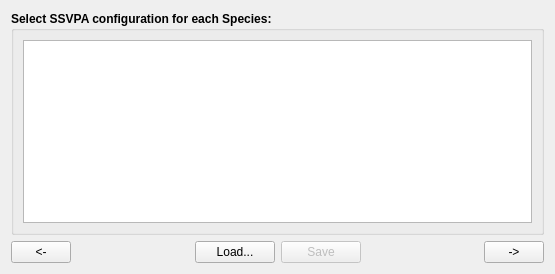
<?xml version="1.0" encoding="UTF-8"?>
<ui version="4.0">
 <class>MSVPA_Tab11</class>
 <widget class="QWidget" name="MSVPA_Tab11">
  <property name="geometry">
   <rect>
    <x>0</x>
    <y>0</y>
    <width>555</width>
    <height>274</height>
   </rect>
  </property>
  <property name="windowTitle">
   <string>Form</string>
  </property>
  <layout class="QVBoxLayout" name="verticalLayout">
   <item>
    <widget class="QGroupBox" name="MSVPA_Tab4_PreyPreferencesGB_6">
     <property name="font">
      <font>
       <weight>75</weight>
       <bold>true</bold>
      </font>
     </property>
     <property name="title">
      <string>Select SSVPA configuration for each Species:</string>
     </property>
     <layout class="QVBoxLayout" name="verticalLayout_58">
      <item>
       <widget class="QTableWidget" name="MSVPA_Tab11_SSVPADataTW">
        <property name="font">
         <font>
          <weight>50</weight>
          <bold>false</bold>
         </font>
        </property>
       </widget>
      </item>
     </layout>
    </widget>
   </item>
   <item>
    <layout class="QHBoxLayout" name="horizontalLayout_44">
     <item>
      <widget class="QPushButton" name="MSVPA_Tab11_PrevPB">
       <property name="sizePolicy">
        <sizepolicy hsizetype="Fixed" vsizetype="Fixed">
         <horstretch>0</horstretch>
         <verstretch>0</verstretch>
        </sizepolicy>
       </property>
       <property name="minimumSize">
        <size>
         <width>60</width>
         <height>0</height>
        </size>
       </property>
       <property name="maximumSize">
        <size>
         <width>60</width>
         <height>16777215</height>
        </size>
       </property>
       <property name="toolTip">
        <string>Go to previous tab page</string>
       </property>
       <property name="statusTip">
        <string>Go to previous tab page</string>
       </property>
       <property name="text">
        <string>&lt;-</string>
       </property>
      </widget>
     </item>
     <item>
      <spacer name="horizontalSpacer_126">
       <property name="orientation">
        <enum>Qt::Horizontal</enum>
       </property>
       <property name="sizeHint" stdset="0">
        <size>
         <width>40</width>
         <height>20</height>
        </size>
       </property>
      </spacer>
     </item>
     <item>
      <widget class="QPushButton" name="MSVPA_Tab11_LoadPB">
       <property name="toolTip">
        <string>Load from CSV file</string>
       </property>
       <property name="statusTip">
        <string>Load from CSV file</string>
       </property>
       <property name="text">
        <string>Load...</string>
       </property>
      </widget>
     </item>
     <item>
      <widget class="QPushButton" name="MSVPA_Tab11_SavePB">
       <property name="enabled">
        <bool>false</bool>
       </property>
       <property name="toolTip">
        <string>Save above data to CSV file and database</string>
       </property>
       <property name="statusTip">
        <string>Save above data to CSV file and database</string>
       </property>
       <property name="text">
        <string>Save</string>
       </property>
      </widget>
     </item>
     <item>
      <spacer name="verticalSpacer_57">
       <property name="orientation">
        <enum>Qt::Horizontal</enum>
       </property>
       <property name="sizeType">
        <enum>QSizePolicy::Expanding</enum>
       </property>
       <property name="sizeHint" stdset="0">
        <size>
         <width>48</width>
         <height>20</height>
        </size>
       </property>
      </spacer>
     </item>
     <item>
      <widget class="QPushButton" name="MSVPA_Tab11_NextPB">
       <property name="sizePolicy">
        <sizepolicy hsizetype="Fixed" vsizetype="Fixed">
         <horstretch>0</horstretch>
         <verstretch>0</verstretch>
        </sizepolicy>
       </property>
       <property name="minimumSize">
        <size>
         <width>60</width>
         <height>0</height>
        </size>
       </property>
       <property name="maximumSize">
        <size>
         <width>60</width>
         <height>16777215</height>
        </size>
       </property>
       <property name="toolTip">
        <string>Go to next tab page</string>
       </property>
       <property name="statusTip">
        <string>Go to next tab page</string>
       </property>
       <property name="text">
        <string>-&gt;</string>
       </property>
      </widget>
     </item>
    </layout>
   </item>
  </layout>
 </widget>
 <resources/>
 <connections/>
</ui>
